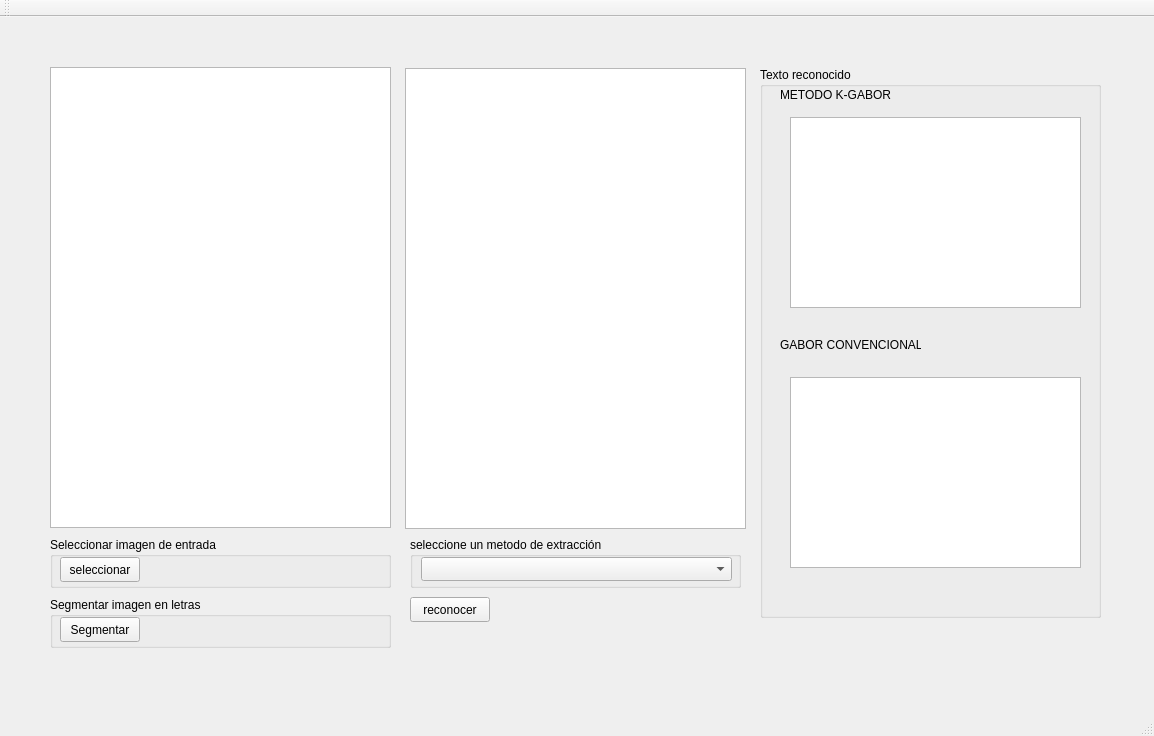
<?xml version="1.0" encoding="UTF-8"?>
<ui version="4.0">
 <class>MainWindow</class>
 <widget class="QMainWindow" name="MainWindow">
  <property name="geometry">
   <rect>
    <x>0</x>
    <y>0</y>
    <width>1154</width>
    <height>736</height>
   </rect>
  </property>
  <property name="windowTitle">
   <string>MainWindow</string>
  </property>
  <widget class="QWidget" name="centralWidget">
   <widget class="QGraphicsView" name="graphicsView">
    <property name="geometry">
     <rect>
      <x>50</x>
      <y>50</y>
      <width>341</width>
      <height>461</height>
     </rect>
    </property>
   </widget>
   <widget class="QGraphicsView" name="graphicsView_2">
    <property name="geometry">
     <rect>
      <x>405</x>
      <y>51</y>
      <width>341</width>
      <height>461</height>
     </rect>
    </property>
   </widget>
   <widget class="QPushButton" name="pushButton_3">
    <property name="geometry">
     <rect>
      <x>410</x>
      <y>580</y>
      <width>80</width>
      <height>25</height>
     </rect>
    </property>
    <property name="text">
     <string>reconocer</string>
    </property>
   </widget>
   <widget class="QGroupBox" name="groupBox">
    <property name="geometry">
     <rect>
      <x>410</x>
      <y>520</y>
      <width>331</width>
      <height>51</height>
     </rect>
    </property>
    <property name="title">
     <string>seleccione un metodo de extracción</string>
    </property>
    <widget class="QComboBox" name="comboBox">
     <property name="geometry">
      <rect>
       <x>11</x>
       <y>20</y>
       <width>311</width>
       <height>24</height>
      </rect>
     </property>
    </widget>
   </widget>
   <widget class="QGroupBox" name="groupBox_2">
    <property name="geometry">
     <rect>
      <x>50</x>
      <y>520</y>
      <width>341</width>
      <height>51</height>
     </rect>
    </property>
    <property name="title">
     <string>Seleccionar imagen de entrada</string>
    </property>
    <widget class="QPushButton" name="pushButton">
     <property name="geometry">
      <rect>
       <x>10</x>
       <y>20</y>
       <width>80</width>
       <height>25</height>
      </rect>
     </property>
     <property name="text">
      <string>seleccionar</string>
     </property>
    </widget>
   </widget>
   <widget class="QGroupBox" name="groupBox_3">
    <property name="geometry">
     <rect>
      <x>50</x>
      <y>580</y>
      <width>341</width>
      <height>51</height>
     </rect>
    </property>
    <property name="title">
     <string>Segmentar imagen en letras</string>
    </property>
    <widget class="QPushButton" name="pushButton_2">
     <property name="geometry">
      <rect>
       <x>10</x>
       <y>20</y>
       <width>80</width>
       <height>25</height>
      </rect>
     </property>
     <property name="text">
      <string>Segmentar</string>
     </property>
    </widget>
   </widget>
   <widget class="QGroupBox" name="groupBox_4">
    <property name="geometry">
     <rect>
      <x>760</x>
      <y>50</y>
      <width>341</width>
      <height>551</height>
     </rect>
    </property>
    <property name="title">
     <string>Texto reconocido</string>
    </property>
    <widget class="QTextBrowser" name="textBrowser">
     <property name="geometry">
      <rect>
       <x>30</x>
       <y>50</y>
       <width>291</width>
       <height>191</height>
      </rect>
     </property>
     <property name="font">
      <font>
       <family>Lohit Tamil</family>
       <pointsize>20</pointsize>
      </font>
     </property>
    </widget>
    <widget class="QTextBrowser" name="textBrowser_2">
     <property name="geometry">
      <rect>
       <x>30</x>
       <y>310</y>
       <width>291</width>
       <height>191</height>
      </rect>
     </property>
     <property name="font">
      <font>
       <family>Lohit Tamil</family>
       <pointsize>20</pointsize>
      </font>
     </property>
    </widget>
    <widget class="QLabel" name="label">
     <property name="geometry">
      <rect>
       <x>20</x>
       <y>20</y>
       <width>121</width>
       <height>16</height>
      </rect>
     </property>
     <property name="text">
      <string>METODO K-GABOR</string>
     </property>
    </widget>
    <widget class="QLabel" name="label_2">
     <property name="geometry">
      <rect>
       <x>20</x>
       <y>270</y>
       <width>141</width>
       <height>16</height>
      </rect>
     </property>
     <property name="text">
      <string>GABOR CONVENCIONAL</string>
     </property>
    </widget>
   </widget>
  </widget>
  <widget class="QMenuBar" name="menuBar">
   <property name="geometry">
    <rect>
     <x>0</x>
     <y>0</y>
     <width>1154</width>
     <height>22</height>
    </rect>
   </property>
  </widget>
  <widget class="QToolBar" name="mainToolBar">
   <attribute name="toolBarArea">
    <enum>TopToolBarArea</enum>
   </attribute>
   <attribute name="toolBarBreak">
    <bool>false</bool>
   </attribute>
  </widget>
  <widget class="QStatusBar" name="statusBar"/>
 </widget>
 <layoutdefault spacing="6" margin="11"/>
 <resources/>
 <connections>
  <connection>
   <sender>pushButton</sender>
   <signal>clicked()</signal>
   <receiver>MainWindow</receiver>
   <slot>loadimage()</slot>
   <hints>
    <hint type="sourcelabel">
     <x>98</x>
     <y>587</y>
    </hint>
    <hint type="destinationlabel">
     <x>354</x>
     <y>157</y>
    </hint>
   </hints>
  </connection>
  <connection>
   <sender>pushButton_2</sender>
   <signal>clicked()</signal>
   <receiver>MainWindow</receiver>
   <slot>segment()</slot>
   <hints>
    <hint type="sourcelabel">
     <x>198</x>
     <y>573</y>
    </hint>
    <hint type="destinationlabel">
     <x>430</x>
     <y>575</y>
    </hint>
   </hints>
  </connection>
  <connection>
   <sender>pushButton_3</sender>
   <signal>clicked()</signal>
   <receiver>MainWindow</receiver>
   <slot>recognition()</slot>
   <hints>
    <hint type="sourcelabel">
     <x>462</x>
     <y>631</y>
    </hint>
    <hint type="destinationlabel">
     <x>659</x>
     <y>615</y>
    </hint>
   </hints>
  </connection>
 </connections>
 <slots>
  <slot>segment()</slot>
  <slot>recognition()</slot>
 </slots>
</ui>
